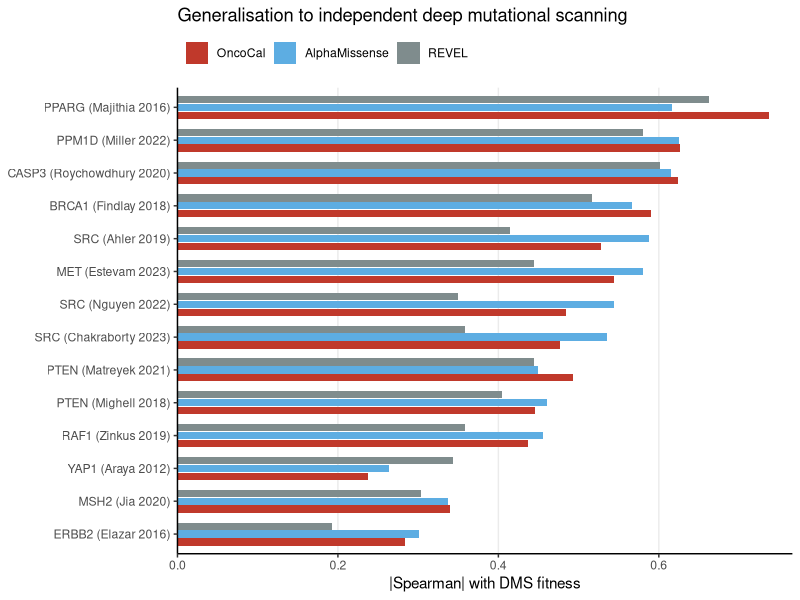
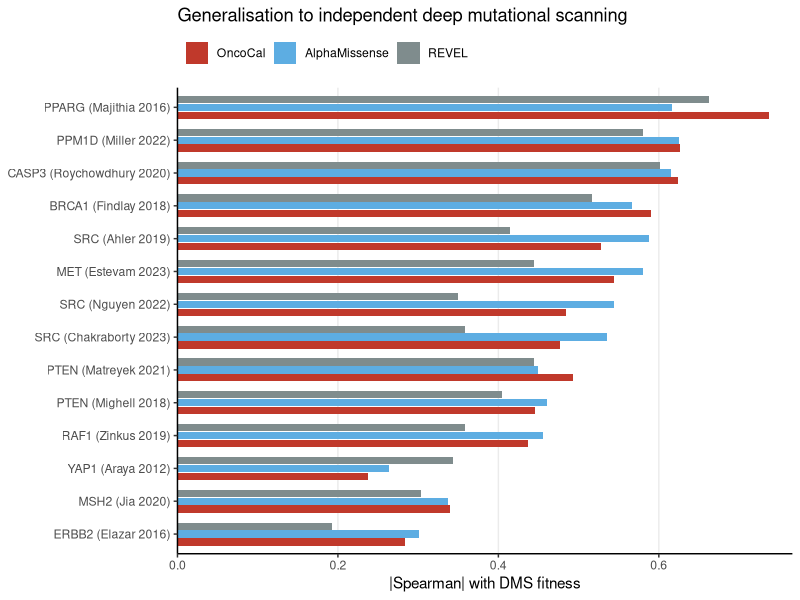

These charts were generated, in order, by the following R code:
# Fig 5 — External validation on independent DMS (ProteinGym v1.3)
# Input: tables/external_validation_dms.tsv  Output: fig6_dms_spearman.{pdf,png}
# Message: model |Spearman| 0.492 ~= AlphaMissense 0.502 > REVEL 0.426; direction correct (generalises).
suppressPackageStartupMessages({library(tidyverse)})

# ProteinGym assay ID -> clean label "GENE (Author Year)"
clean_label <- function(assay) {
  g  <- sub("_HUMAN.*", "", assay)
  yr <- str_extract(assay, "(19|20)[0-9]{2}")
  au <- str_match(assay, "_HUMAN_([A-Za-z]+)")[, 2]
  lab <- paste0(g, " (", au, " ", yr, ")")
  ifelse(grepl("_CD_", assay), sub("\\)$", ", CD)", lab), lab)  # disambiguate the duplicate SRC Ahler 2019
}

d <- read.delim("tables/external_validation_dms.tsv", check.names = FALSE) %>%
  filter(!is.na(spearman_MODEL) & spearman_MODEL != "") %>%
  mutate(across(starts_with("spearman_"), as.numeric),
         label = clean_label(assay)) %>%
  pivot_longer(starts_with("spearman_"), names_to = "predictor",
               names_prefix = "spearman_", values_to = "rho") %>%
  mutate(absrho = abs(rho),
         predictor = factor(recode(predictor, MODEL = "OncoCal"),
                            levels = c("OncoCal","AlphaMissense","REVEL")),
         label = fct_reorder(label, absrho, .fun = max))

# Colors: consistent with Fig 3 (OncoCal red, AlphaMissense light blue), REVEL grey
pal <- c("OncoCal" = "#C0392B", "AlphaMissense" = "#5DADE2", "REVEL" = "#7F8C8D")

p <- ggplot(d, aes(absrho, label, fill = predictor)) +
  geom_col(position = position_dodge(width = 0.72), width = 0.66) +
  scale_fill_manual(values = pal, name = NULL) +
  scale_x_continuous(expand = expansion(mult = c(0, 0.04))) +
  labs(x = "|Spearman| with DMS fitness", y = NULL,
       title = "Generalisation to independent deep mutational scanning") +
  theme_classic(base_size = 11) +
  theme(legend.position = "top", legend.justification = "left",
        panel.grid.major.x = element_line(color = "grey92"))

ggsave("figures_R/fig6_dms_spearman.pdf", p, width = 6.5, height = 5.5)
ggsave("figures_R/fig6_dms_spearman.png", p, width = 6.5, height = 5.5, dpi = 300)
